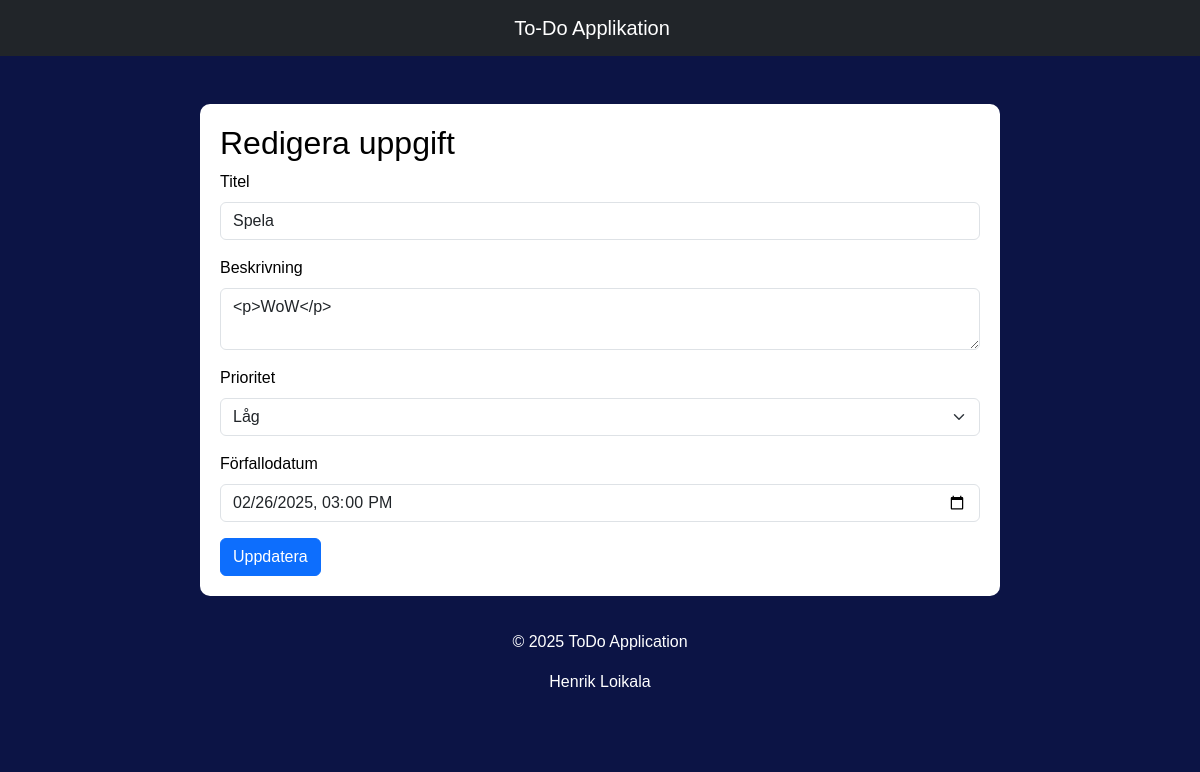
The page /edit.php?id=3 on the database its author committed.
### tables this page shows
CREATE TABLE `todos` (
  `id` int(11) NOT NULL,
  `title` varchar(255) NOT NULL,
  `description` text DEFAULT NULL,
  `priority` enum('Low','Medium','High') NOT NULL,
  `is_completed` tinyint(1) DEFAULT 0,
  `created_at` timestamp NOT NULL DEFAULT current_timestamp(),
  `completed_at` timestamp NULL DEFAULT NULL,
  `due_date` timestamp NULL DEFAULT NULL
);

### edit.php (the view, shortened to what this page needs)
<?php
include 'ConnectorDB.php';
include 'header.php';
$id = $_GET['id'];
$stmt = $pdo->prepare('SELECT * FROM todos WHERE id = ?');
$stmt->execute([$id]);
$task = $stmt->fetch();
?>
<div class="container mt-5">
    <h2>Redigera uppgift</h2>
    <form method="post">
        <div class="mb-3">
            <label for="title" class="form-label">Titel</label>
            <input type="text" class="form-control" id="title" name="title" value="<?php echo htmlspecialchars($task['title']); ?>" required>
        </div>
        <div class="mb-3">
            <label for="description" class="form-label">Beskrivning</label>
            <textarea class="form-control" id="description" name="description"><?php echo htmlspecialchars($task['description']); ?></textarea>
        </div>
        <div class="mb-3">
            <label for="priority" class="form-label">Prioritet</label>
            <select class="form-select" id="priority" name="priority" required>
                <option value="Low" <?php echo $task['priority'] == 'Low' ? 'selected' : ''; ?>>Låg</option>
            </select>
        </div>
        <div class="mb-3">
            <label for="due_date" class="form-label">Förfallodatum</label>
            <input type="datetime-local" class="form-control" id="due_date" name="due_date" value="<?php echo $task['due_date'] ? date('Y-m-d\TH:i', strtotime($task['due_date'])) : ''; ?>">
        </div>
        <button type="submit" class="btn btn-primary">Uppdatera</button>
    </form>
</div>
<?php include 'footer.php'; ?>

### TodoStyle.css (style rules this page uses)
body { font-family: Arial, sans-serif; background-color: #0c1445; color: white; margin: 0; padding: 0; }
.container { max-width: 800px; margin: 0 auto; background-color: white; color: black; padding: 20px; border-radius: 10px; }

### rows shown on the page
todos: title "Spela", description "<p>WoW</p>", priority "Låg", due_date "02/26/2025 15:00"
